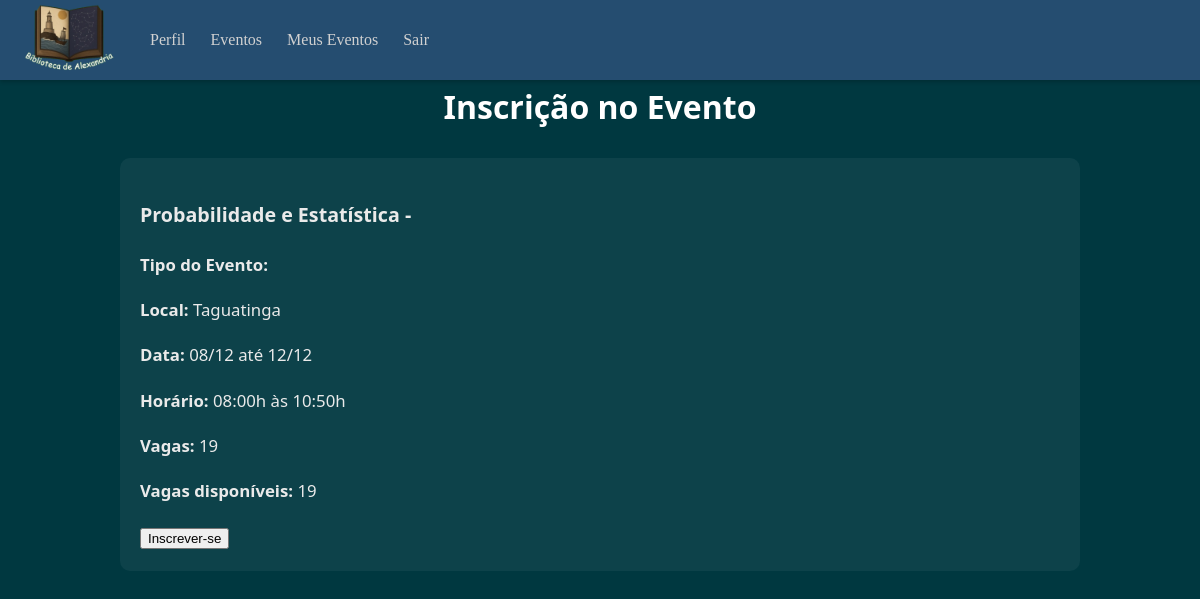
The app's page /eventos_disp/ (signed in), older data.
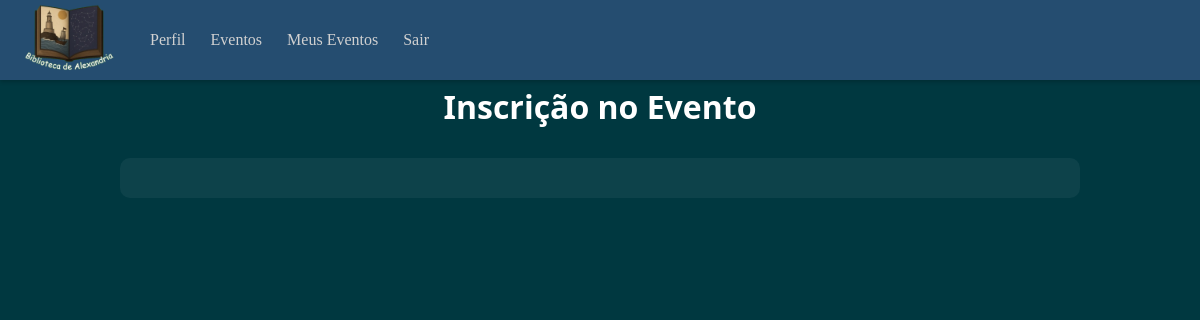
The same page, newer data.
### login/models.py (models this page shows)
class Evento (models.Model):
    id_evento = models.AutoField(primary_key=True, unique=True)
    nome = models.TextField(max_length=100, null= True)
    tipoEvento = models.TextField(max_length=200)
    dataIni = models.DateField()
    dataFin = models.DateField()
    horasIni = models.TimeField(validators=[MinValueValidator(1)], null=True, blank=True)
    horasFin = models.TimeField(validators=[MinValueValidator(1)], null=True, blank=True)
    horasDura = models.IntegerField(validators=[MinValueValidator(0)], null=True, blank=True)
    local = models.TextField(max_length=200)
    quantPart = models.IntegerField(validators=[MinValueValidator(0)], null=False, blank=False, default=0)
    organizador = models.TextField(max_length=200, null=False, blank=False)
    vagas = models.IntegerField(validators=[MinValueValidator(1)], null=False)
    certificado = models.BooleanField(default=False)
    assinatura = models.CharField(max_length=200, null=True, blank=True)

### login/views.py (the view)
# urls.py: path("eventos_disp/", views.eventos_disponiveis, name="inscricao_evento_disp"),
def eventos_disponiveis(request):
    usuario_id = request.session.get("usuario_id")
    if not usuario_id:
        return redirect("login")
    usuario = get_object_or_404(Usuario, id_usuario=usuario_id)
    inscritos_ids = Inscrito.objects.filter(usuario_id=usuario).values_list('evento_id', flat=True)
    eventos = Evento.objects.all()
    return render(request, "inscricao.html", {
        "usuario": usuario,
        "eventos": eventos,
        "inscritos": inscritos_ids,  # só os IDs
    })

### login/templates/inscricao.html (shortened to what this page needs)
{% extends "base.html" %}
{% load static %}
{% block content %}
<link rel="stylesheet" href="{% static 'Css/style_insc_eventos.css' %}">
<div class="container">
  <h2>Inscrição no Evento</h2>
    <div class="eventosDisp-quadro">
        <div class="eventos-lista">
            {% for evento in eventos  %}
                {%if not evento.emitido %}
                <div class="eventos-itens">
                    <h3>{{ evento.nome }} - {{ evento.tipoevento }}</h3>
                    <p><strong>Tipo do Evento:</strong> {{ evento.tipoevento }}</p>
                    <p><strong>Local:</strong> {{ evento.local }}</p>
                    <p><strong>Data:</strong> {{ evento.dataIni|date:"d/m" }} até {{ evento.dataFin|date:"d/m" }}</p>
                    <p><strong>Horário:</strong> {{ evento.horasIni }}h às {{ evento.horasFin }}h</p>
                    <p><strong>Vagas:</strong> {{ evento.vagas }}</p>
                    {% if evento.id_evento in inscritos %}
                    <span style="color: green; font-weight: bold;"> Já inscrito</span>
                    {% else %}
                    <p><strong>Vagas disponíveis:</strong> {{ evento.vagas }}</p>
                        <form method="post" action="{% url 'inscricao_evento' evento.id_evento %}">
                            <div class="eve-btn">
                                <button type="submit" class="eventos-inscricao-btn">Inscrever-se</button>
                            </div>
                        </form>
                    {% endif %}
                </div>
            {% endif %}
            {% endfor %}
        </div>
    </div>
</div>
{% endblock %}

Row changes from the older to the newer data that the page shows:
removed Evento: nome "Probabilidade e Estatística", local "Taguatinga", dataIni "08/12", dataFin "12/12", horasIni "08:00", horasFin "10:50", vagas "19"
